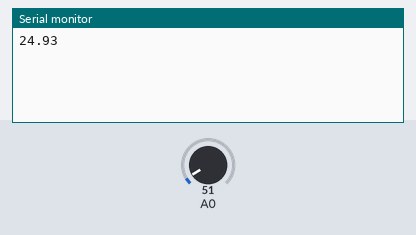
Simulated run of this sketch. Board: Arduino Uno, built with avr-gcc and run on an emulated ATmega328P. On the bench: the last lines printed to the serial monitor. The test bench sets the inputs (shaded band); at power-on: A0 = 51.

Above: at 1.2 s.
1.3 s: A0 set to 61
At 2.6 s:
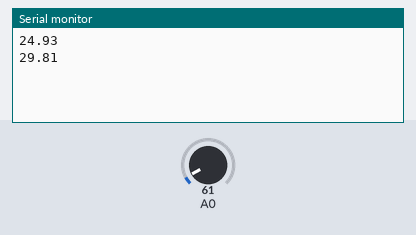
2.8 s: A0 set to 71
At 4.5 s:
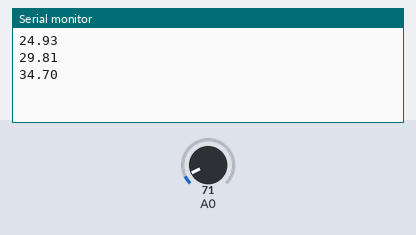
Timing chart, 0 to 6.0 s (numbered marks = the images above; inputs shaded):
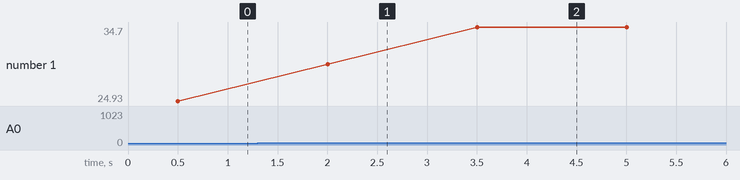

Measured:
- after the input at 1.3 s, the serial monitor: prints a new line after 0.70 s (image 1)
- after the input at 2.8 s, the serial monitor: prints a new line after 0.70 s (image 2)
- plotted number 1: 24.93 → 29.81 after the input at 1.3 s, 29.81 → 34.7 after the input at 2.8 s

The sketch:

analog_read_with_mean.ino
```cpp
#define LM35pin 0 // connect LM35 Vout pin to arduino analog pin 0
#define LM35ref 1 // connect 2x 1N1418 diodes between LM35 ground pin and ground
float LM35tempC;

void setup() {
  // put your setup code here, to run once:
  Serial.begin(9600);
}
float readLM35(byte LM35Pin, boolean celcius){
  int analogVal = 0;
  int compteur = 0;
  for(int i = 0; i < 10; i++) { // takes 10 samples to make sure we get a good value
    int b = (analogRead(A0));
    if(b >= 0)
    {
      analogVal += b; // subtract Vout ADC reading from LM35 ground ADC reading
      compteur += 1;
    }
    delay(50);
  }
  float tempC = (5.0 * (analogVal/compteur) * 100) / 1023;
  if (celcius == true) {
    return tempC; // return temperature in degrees Celcius
  }
  else {
    return (tempC * 9 / 5) + 32; // return temperature in degrees Fahrenheit
  }
}


void loop() {
  Serial.println(readLM35(1,true));
  delay(1000);
  // put your main code here, to run repeatedly:

}
```
